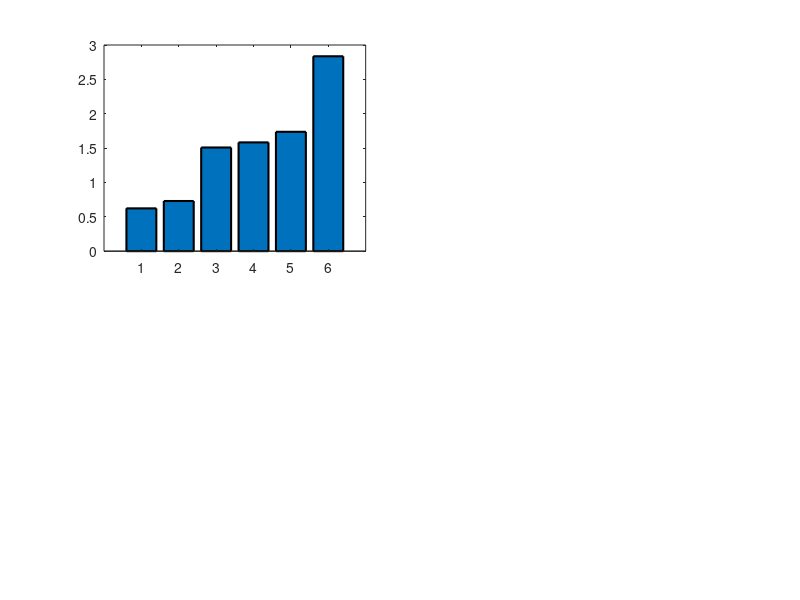

Recreate this plot in MATLAB. (Note: this script raises an error after producing the figure.)
% Code for 'The status of vernier acuity following late sight onset' 
% (Vogelsang et al., Developmental Science, 2025)

%% PART 1: SETUP
%% Folders and paths
clear all; close all; 
results_dir = 'figures';
mkdir(results_dir); 

%% Extract data
load("datafiles.mat"); % Load data
n_prakash_timepoints = size(prakash_vernier_all, 2); % Nr. of longitudinal timepoints
n_prakash = size(prakash_vernier_all, 1); % Nr. of Prakash patients

% Prakash data: mean + standard error
prakash_resacuity_mean = mean(prakash_resacuity_all, 'omitnan');
prakash_vernier_mean = mean(prakash_vernier_all, 'omitnan');
prakash_resacuity_se = std(prakash_resacuity_all, 'omitnan')./sqrt(sum(~isnan(prakash_resacuity_all)));
prakash_vernier_se = std(prakash_vernier_all, 'omitnan')./sqrt(sum(~isnan(prakash_vernier_all)));

% Control data: mean + standard error
control_200_vernier_mean = mean(control_200_vernier, 'omitnan');
control_200_vernier_se = std(control_200_vernier, 'omitnan')./sqrt(sum(~isnan(control_200_vernier)));
control_500_vernier_mean = mean(control_500_vernier, 'omitnan');
control_500_vernier_se = std(control_500_vernier, 'omitnan')./sqrt(sum(~isnan(control_500_vernier)));

%% Constants for figures
figFontSize = 12;
prakash_colors = [ 70,   6,  23;
                  157,   2,   8;
                  210,  10,   2;
                  226,  60,   4;
                  242, 130,   6;
                  255, 186,   8]./255;
control_colors = [ 0,  114, 189;
                  70,  150, 230]./255;
gray = [0.4, 0.4, 0.4];

%% PART 2: MAKE FIGURES
%% Figure 1
fig = figure('Position', [20, 70, 800, 600]); 

% Panel C (Resolution Acuity) & Panel D (Vernier Acuity)
acuity_mean = {prakash_resacuity_mean, prakash_vernier_mean};
acuity_se = {prakash_resacuity_se, prakash_vernier_se};
acuity_names = {'Resolution', 'Vernier'};
acuity_units = {'(c/deg)', '(1/min)'};
for i = 1:2
    subplot(2, 2, i);
    b = bar(1:n_prakash_timepoints, acuity_mean{i}, 'Linewidth', 1.5);
    b.FaceColor = 'flat';
    b.CData = prakash_colors(1:n_prakash_timepoints, :);
    hold on; 
    errorbar(1:n_prakash_timepoints, acuity_mean{i}, acuity_se{i}, ...
             'x', 'Color', gray, 'Linewidth', 1.5);
    title(strcat(acuity_names{i}, ' acuity means'));
    ylabel(strcat(acuity_names{i}, " acuity ", acuity_units{i}));
    xlabel('Timepoint')
    ax = gca; 
    ax.FontSize = figFontSize;
end

% Panel E: Scatter plot
subplot(2, 2, 3); 
scatter(prakash_resacuity_mean, prakash_vernier_mean, 80, ...
        prakash_colors(1:n_prakash_timepoints, :), 'filled', 'Linewidth', 2);
xlabel('Resolution acuity (c/deg)');
ylabel('Vernier acuity (1/min)'); 
title(strcat("Longitudinal means"))
ax = gca; 
ax.FontSize = figFontSize; 
grid on;
hold on;
plot([0, 7.5], [0, 0.25], '--', 'Color', gray, 'LineWidth', 2);
xlim([0, 7.5]);

% Panel F: Individual data at timepoint 6
subplot(2, 2, 4);
t = 6;
scatter(prakash_resacuity_all(:, t), prakash_vernier_all(:, t), 40, ...
        prakash_colors(t, :), 'Linewidth', 2);
title("Indiv. data at final timepoint");
xlabel('Resolution acuity (c/deg)');
ylabel('Vernier acuity (1/min)');
ax = gca;
ax.FontSize = figFontSize;
grid on;
hold on;
plot([0, 15], [0, 0.5], '--', 'Color', gray, 'LineWidth', 2);

saveas(fig, fullfile(results_dir, 'figure1.png'));

%% Supplementary Figure 1
fig = figure('Position', [20, 70, 600, 700]);
colorResacuity = [0.35, 0.35, 0.35]; 
colorVernier = [63, 152, 43]./255;

for i = 1:n_prakash
    subplot(5, 2, i);
    
    % Left y-axis 
    yyaxis left;
    plot(1:n_prakash_timepoints, prakash_resacuity_all(i, :), 'o-', ...
        'Color', colorResacuity, 'LineWidth', 2, 'MarkerFaceColor', colorResacuity);
    ylabel('Resolution');
    ylim([0 15]);
    yticks([0 5 10 15]);
    set(gca, 'ycolor', colorResacuity); 
    
    % Right y-axis 
    yyaxis right;
    plot(1:n_prakash_timepoints, prakash_vernier_all(i, :), 'd-', ...
        'Color', colorVernier, 'LineWidth', 2, 'MarkerFaceColor', colorVernier);
    ylabel('Vernier');
    ylim([0 0.5]);
    set(gca, 'ycolor', colorVernier); 
    yticks([0 0.5]);

    % Handling NaNs: plotting dashed lines between points adjacent to NaNs
    hold on;
    for k = 1:n_prakash_timepoints-1
        if isnan(prakash_resacuity_all(i, k)) && ~isnan(prakash_resacuity_all(i, k+1))
            start_idx = k;
            while isnan(prakash_resacuity_all(i, start_idx)) && start_idx > 1
                start_idx = start_idx - 1;
            end
            if start_idx < k 
                yyaxis left;
                plot([start_idx k+1], prakash_resacuity_all(i, [start_idx k+1]), ...
                     '--', 'Color', colorResacuity, 'LineWidth', 2);
            end
        end
        if isnan(prakash_vernier_all(i, k)) && ~isnan(prakash_vernier_all(i, k+1))
            start_idx = k;
            while isnan(prakash_vernier_all(i, start_idx)) && start_idx > 1
                start_idx = start_idx - 1;
            end
            if start_idx < k 
                yyaxis right;
                plot([start_idx k+1], prakash_vernier_all(i, [start_idx k+1]), ...
                     '--', 'Color', colorVernier, 'LineWidth', 2);
            end
        end
    end
    xlim([1 n_prakash_timepoints]);
    xticks(1:n_prakash_timepoints);
    if i == 9 || i == 10
        xlabel('Timepoints');
    else
        xlabel('');
    end
title(strcat("Participant ",num2str(i)))
ax = gca; ax.FontSize = 11;
end

saveas(fig, fullfile(results_dir, 'supplementary_fig1.png'));

%% Supplementary Figure 2
fig = figure('Position', [20, 70, 1250, 700]); 
x_max = ceil(max(prakash_resacuity_all, [], "all"));
y_max = ceil(max(prakash_vernier_all, [], "all")*10)/10;

for t = 1:n_prakash_timepoints
    [corrval, p_corrval] = corrcoef(prakash_vernier_all(:, t), ...
                                    prakash_resacuity_all(:, t), 'rows', 'complete');
    disp(strcat("Correlation of vernier and resolution acuity at timepoint ", ...
        num2str(t), ", p value: ", num2str(p_corrval(2))));
    subplot(2, 3, t);
    scatter(prakash_resacuity_all(:, t), prakash_vernier_all(:, t), ...
            40, prakash_colors(t, :), 'Linewidth', 2);
    hold on;
    title(strcat("Timepoint ", num2str(t), " (r = ", num2str(corrval(2)),")"))
    xlabel('Resolution acuity (c/deg)');
    ylabel('Vernier acuity (1/min)');
    ax = gca;
    ax.FontSize = figFontSize+1;
    ax.XLim = [0, x_max]; 
    ax.YLim = [0, y_max];
    grid on;
    plot([ax.XLim(1), ax.XLim(2)], [ax.XLim(1)./30, ax.XLim(2)./30], ...
         '--', 'Color', gray, 'LineWidth', 2);
end
saveas(fig, fullfile(results_dir, 'supplementary_fig2.png'));

%% Figure 2
fig = figure('Position', [20, 70, 900, 600]); 

% Panel A: Plot 20/500 comparison
subplot(2, 3, 1);
t = 3;
b = bar(1:2, [prakash_vernier_mean(t), control_500_vernier_mean], 'Linewidth', 1.5);
hold on; 
b.FaceColor = 'flat';
b.CData(1,:) = prakash_colors(t, :);
b.CData(2, :) = control_colors(1, :);
errorbar(1:2, [prakash_vernier_mean(t), control_500_vernier_mean], ...
         [prakash_vernier_se(t), control_500_vernier_se], ...
         'x', 'Color', gray, 'Linewidth', 1.5);
title('1.2 c/deg comparison');
ylabel('Vernier acuity (1/min)'); 
ax = gca;
ax.FontSize = figFontSize;
ax.YLim = [0, 0.5];
ax.XTickLabel={'Prakash','Control'};

% Panel C: Plot 20/200 comparison
subplot(2, 3, 4);
t = 6;
b = bar(1:2, [prakash_vernier_mean(t), control_200_vernier_mean], 'Linewidth', 1.5);
hold on; 
b.FaceColor = 'flat';
b.CData(1, :) = prakash_colors(t, :);
b.CData(2, :) = control_colors(2, :); 
errorbar(1:2, [prakash_vernier_mean(t), control_200_vernier_mean], ...
        [prakash_vernier_se(t), control_200_vernier_se], ...
        'x', 'Color', gray, 'Linewidth', 1.5)
title('3 c/deg comparison');
ylabel('Vernier acuity (1/min)'); 
ax = gca;
ax.FontSize = figFontSize;
ax.YLim = [0, 0.5];
ax.XTickLabel = {'Prakash','Control'};

% Panel B: Individual data (Prakash at timepoint 3 and 20/500 controls)
subplot(2, 3, 2:3);
t = 3;
non_nan_controldata = control_500_vernier(~isnan(control_500_vernier));
control_length = length(non_nan_controldata);
non_nan_prakash_data = prakash_vernier_all(~isnan(prakash_vernier_all(:, t)), t);
prakash_length = length(non_nan_prakash_data);
b = bar([non_nan_prakash_data; 0; non_nan_controldata']);
b.FaceColor = 'flat'; 
b.CData(1:prakash_length, :) = repmat(prakash_colors(t, :), prakash_length, 1); 
b.CData(prakash_length + 2:end, :) = repmat(control_colors(1, :), control_length, 1);
ax = gca; 
ax.FontSize = figFontSize; 
ax.YLim = [0, 0.5];
ylabel('Vernier acuity (1/min)'); 
title('Individual participants');

% Panel D: Individual data (Prakash at timepoint 6 and 20/200 controls)
subplot(2, 3, 5:6);
t = 6;
non_nan_controldata = control_200_vernier(~isnan(control_200_vernier));
control_length = length(non_nan_controldata);
non_nan_prakash_data = prakash_vernier_all(~isnan(prakash_vernier_all(:, t)), t);
prakash_length = length(non_nan_prakash_data);
b = bar([non_nan_prakash_data; 0; non_nan_controldata']);
b.FaceColor = 'flat'; 
b.CData(1:prakash_length, :) = repmat(prakash_colors(t, :), prakash_length, 1); 
b.CData(prakash_length + 2:end, :) = repmat(control_colors(2, :), control_length, 1);
ax = gca; 
ax.FontSize = figFontSize;
ax.YLim = [0, 0.5];
ylabel('Vernier acuity (1/min)'); 
title('Individual participants');

saveas(fig, fullfile(results_dir, 'figure2.png'));

%% Supplementary Figure 3
fig = figure('Position', [20, 70, 900, 300]); 

% Panel A: Plot 20/500 comparison (but with Prakash timepoint 2, not 3)
subplot(1, 3, 1);
t = 2;
b = bar(1:2, [prakash_vernier_mean(t), control_500_vernier_mean], 'Linewidth', 1.5);
hold on; 
b.FaceColor = 'flat';
b.CData(1,:) = prakash_colors(t, :); 
b.CData(2,:) = control_colors(1, :);
errorbar(1:2, [prakash_vernier_mean(t), control_500_vernier_mean], ...
         [prakash_vernier_se(t), control_500_vernier_se], ...
         'x', 'Color', gray, 'Linewidth', 1.5)
title('1.2 c/deg comparison');
ylabel('Vernier acuity (1/min)'); 
ax = gca;
ax.FontSize = figFontSize;
ax.YLim = [0, 0.5];
ax.XTickLabel={'Prakash','Control'};

% Panel B: Individual data (Prakash at timepoint 2 + 20/500 controls)
subplot(1, 3, 2:3);
t = 2;
non_nan_controldata = control_500_vernier(~isnan(control_500_vernier));
control_length = length(non_nan_controldata);
non_nan_prakash_data = prakash_vernier_all(~isnan(prakash_vernier_all(:, t)), t);
prakash_length = length(non_nan_prakash_data);
b = bar([non_nan_prakash_data; 0; non_nan_controldata']);
b.FaceColor = 'flat'; 
b.CData(1:prakash_length, :) = repmat(prakash_colors(t, :), prakash_length, 1); 
b.CData(prakash_length + 2:end, :) = repmat(control_colors(1, :), control_length, 1);
ax = gca; 
ax.FontSize = figFontSize; 
ax.YLim = [0, 0.5];
ylabel('Vernier acuity (1/min)'); 
title('Individual participants');

saveas(fig, fullfile(results_dir, 'supplementary_fig3.png'));

%% PART 3: STATISTICS
% Cross-group comparisons (Figure 2 + Supplementary Figure 3): 
disp(' ');
[pval] = ranksum(prakash_vernier_all(:, 2), control_500_vernier', "tail", "left"); 
disp(strcat("MWU: Prakash timepoint 2 vs. Control 20/500: p = ", num2str(pval)));
[pval] = ranksum(prakash_vernier_all(:, 3), control_500_vernier', "tail", "left"); 
disp(strcat("MWU: Prakash timepoint 3 vs. Control 20/500: p = ", num2str(pval)));
[pval] = ranksum(prakash_vernier_all(:, 6), control_200_vernier', "tail", "left");
disp(strcat("MWU: Prakash timepoint 6 vs. Control 20/200: p = ", num2str(pval)));
disp(' ');

% Stats for correlation (Figure 1E): 
[res_ver_correlation, p_res_ver_correlation] = corrcoef(prakash_resacuity_mean, prakash_vernier_mean);
disp(strcat("Correlation between the two acuity means over time: ", num2str(res_ver_correlation(2)), ...
    ", p = ", num2str(p_res_ver_correlation(2))));
disp(' ');

% Stats for Prakash vernier > resolution acuity
for timept = 1:n_prakash_timepoints
    [pval] = signrank(prakash_vernier_all(:,timept), prakash_resacuity_all(:, timept)./30, "tail", "right");
    disp(strcat("Vernier acuity > resolution acuity, for timepoint ", num2str(timept), ...
         ", p = ", num2str(pval), ", p(corrected) = ", num2str(pval*6) ));
end
disp(' ');